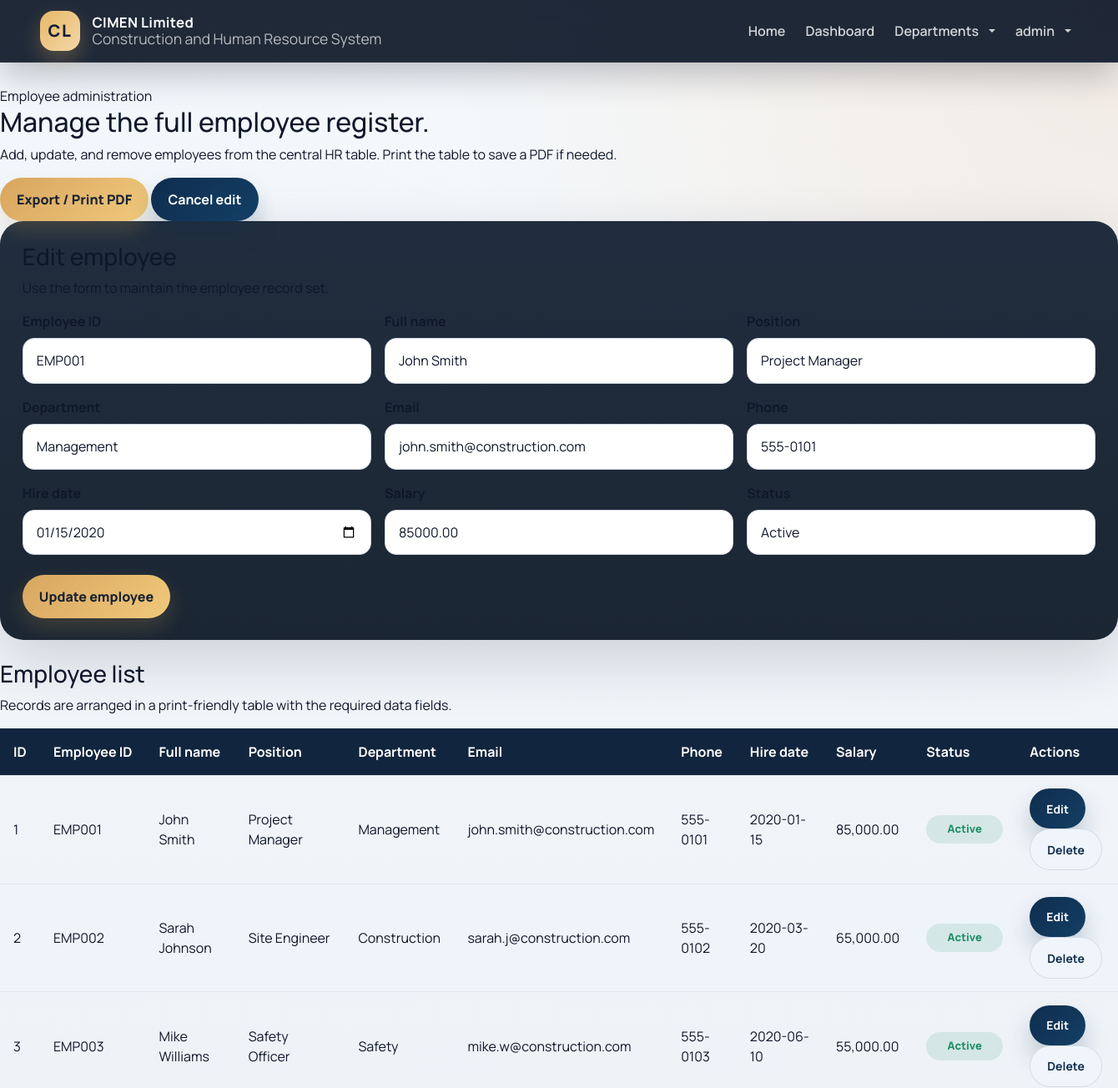
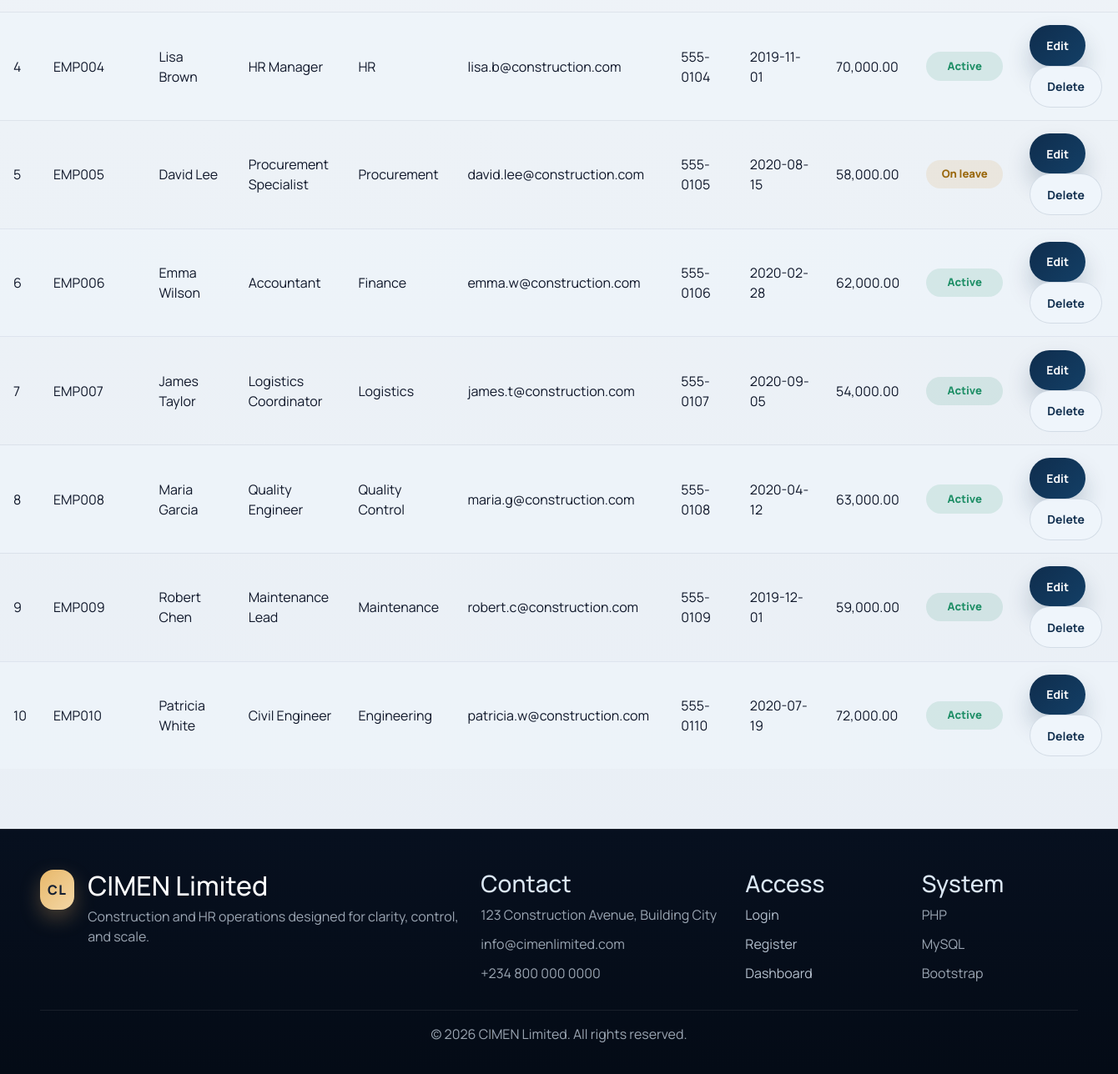
Page /admin/manage_employees.php?action=edit&id=1 (signed in) on the committed database (2 pictures, top to bottom).
### tables this page shows
CREATE TABLE IF NOT EXISTS employees (
    id INT AUTO_INCREMENT PRIMARY KEY,
    employee_id VARCHAR(20) UNIQUE NOT NULL,
    full_name VARCHAR(100) NOT NULL,
    position VARCHAR(100) NOT NULL,
    department_id INT,
    email VARCHAR(100) NOT NULL,
    phone VARCHAR(20),
    hire_date DATE,
    salary DECIMAL(10,2),
    status ENUM('active', 'inactive', 'on_leave') DEFAULT 'active',
    created_at TIMESTAMP DEFAULT CURRENT_TIMESTAMP,
    FOREIGN KEY (department_id) REFERENCES departments(id)
);

CREATE TABLE IF NOT EXISTS departments (
    id INT AUTO_INCREMENT PRIMARY KEY,
    name VARCHAR(50) NOT NULL UNIQUE
);

### admin/manage_employees.php (the view, shortened to what this page needs)
<?php
require_once '../config/database.php';
$action = $_GET['action'] ?? '';
$employeeId = isset($_GET['id']) ? (int) $_GET['id'] : 0;
$departments = [];
$departmentResult = $conn->query('SELECT id, name FROM departments ORDER BY name');
if ($departmentResult) {
    while ($department = $departmentResult->fetch_assoc()) {
        $departments[] = $department;
    }
}
$employeesQuery = $conn->query('SELECT e.*, d.name AS department_name FROM employees e LEFT JOIN departments d ON e.department_id = d.id ORDER BY e.employee_id');
$employees = $employeesQuery ? $employeesQuery->fetch_all(MYSQLI_ASSOC) : [];
$editEmployee = null;
if ($action === 'edit' && $employeeId > 0) {
    $editStmt = $conn->prepare('SELECT * FROM employees WHERE id = ? LIMIT 1');
    $editStmt->bind_param('i', $employeeId);
    $editStmt->execute();
    $editResult = $editStmt->get_result();
    $editEmployee = $editResult->fetch_assoc();
}
include '../includes/header.php';
?>
<section class="page-card animate-rise">
    <div class="page-heading">
        <div class="eyebrow">Employee administration</div>
        <h2>Manage the full employee register.</h2>
        <p>Add, update, and remove employees from the central HR table. Print the table to save a PDF if needed.</p>
    </div>
    <div class="page-actions no-print">
        <button type="button" class="btn btn-accent js-print">Export / Print PDF</button>
        <?php if ($editEmployee): ?>
            <a href="manage_employees.php" class="btn btn-outline-light">Cancel edit</a>
        <?php endif; ?>
    </div>
    <div class="auth-card mb-4 no-print">
        <div class="card-heading">
            <h3><?php echo $editEmployee ? 'Edit employee' : 'Add employee'; ?></h3>
            <p>Use the form to maintain the employee record set.</p>
        </div>
        <form method="POST" action="">
            <div class="row g-3">
                <div class="col-md-4">
                    <label class="form-label">Employee ID</label>
                    <input type="text" name="employee_id" class="form-control" value="<?php echo htmlspecialchars($editEmployee['employee_id'] ?? ''); ?>" required>
                </div>
                <div class="col-md-4">
                    <label class="form-label">Full name</label>
                    <input type="text" name="full_name" class="form-control" value="<?php echo htmlspecialchars($editEmployee['full_name'] ?? ''); ?>" required>
                </div>
                <div class="col-md-4">
                    <label class="form-label">Position</label>
                    <input type="text" name="position" class="form-control" value="<?php echo htmlspecialchars($editEmployee['position'] ?? ''); ?>" required>
                </div>
                <div class="col-md-4">
                    <label class="form-label">Department</label>
                    <select name="department_id" class="form-select" required>
                        <?php foreach ($departments as $department): ?>
                            <option value="<?php echo (int) $department['id']; ?>" <?php echo (($editEmployee['department_id'] ?? '') == $department['id']) ? 'selected' : ''; ?>><?php echo htmlspecialchars($department['name']); ?></option>
                        <?php endforeach; ?>
                    </select>
                </div>
                <div class="col-md-4">
                    <label class="form-label">Email</label>
                    <input type="email" name="email" class="form-control" value="<?php echo htmlspecialchars($editEmployee['email'] ?? ''); ?>" required>
                </div>
                <div class="col-md-4">
                    <label class="form-label">Phone</label>
                    <input type="text" name="phone" class="form-control" value="<?php echo htmlspecialchars($editEmployee['phone'] ?? ''); ?>">
                </div>
                <div class="col-md-4">
                    <label class="form-label">Hire date</label>
                    <input type="date" name="hire_date" class="form-control" value="<?php echo htmlspecialchars($editEmployee['hire_date'] ?? ''); ?>" required>
                </div>
                <div class="col-md-4">
                    <label class="form-label">Salary</label>
                    <input type="number" step="0.01" name="salary" class="form-control" value="<?php echo htmlspecialchars($editEmployee['salary'] ?? ''); ?>" required>
                </div>
                <div class="col-md-4">
                    <label class="form-label">Status</label>
                    <select name="status" class="form-select">
                        <option value="active" <?php echo (($editEmployee['status'] ?? '') === 'active') ? 'selected' : ''; ?>>Active</option>
                    </select>
                </div>
            </div>
            <div class="button-row mt-4">
                <button type="submit" name="<?php echo $editEmployee ? 'update' : 'add'; ?>" class="btn btn-accent">
                    <?php echo $editEmployee ? 'Update employee' : 'Add employee'; ?>
                </button>
            </div>
        </form>
    </div>
    <div class="table-card">
        <div class="card-heading">
            <h3>Employee list</h3>
            <p>Records are arranged in a print-friendly table with the required data fields.</p>
        </div>
        <div class="table-wrap">
            <table>
                <thead>
                    <tr>
                        <th>ID</th>
                        <th>Employee ID</th>
                        <th>Full name</th>
                        <th>Position</th>
                        <th>Department</th>
                        <th>Email</th>
                        <th>Phone</th>
                        <th>Hire date</th>
                        <th>Salary</th>
                        <th>Status</th>
                        <th class="no-print">Actions</th>
                    </tr>
                </thead>
                <tbody>
                    <?php foreach ($employees as $employee): ?>
                        <tr>
                            <td><?php echo (int) $employee['id']; ?></td>
                            <td><?php echo htmlspecialchars($employee['employee_id']); ?></td>
                            <td><?php echo htmlspecialchars($employee['full_name']); ?></td>
                            <td><?php echo htmlspecialchars($employee['position']); ?></td>
                            <td><?php echo htmlspecialchars($employee['department_name'] ?? ''); ?></td>
                            <td><?php echo htmlspecialchars($employee['email']); ?></td>
                            <td><?php echo htmlspecialchars($employee['phone']); ?></td>
                            <td><?php echo htmlspecialchars($employee['hire_date']); ?></td>
                            <td><?php echo number_format((float) $employee['salary'], 2); ?></td>
                            <td>
                                <span class="status-chip <?php echo $employee['status'] === 'active' ? 'status-active' : ($employee['status'] === 'inactive' ? 'status-inactive' : 'status-leave'); ?>">
                                    <?php echo htmlspecialchars(ucfirst(str_replace('_', ' ', $employee['status']))); ?>
                                </span>
                            </td>
                            <td class="no-print">
                                <div class="action-row">
                                    <a href="?action=edit&id=<?php echo (int) $employee['id']; ?>" class="btn btn-outline-light btn-sm">Edit</a>
                                    <a href="?delete=<?php echo (int) $employee['id']; ?>" class="btn btn-outline-secondary btn-sm" data-confirm="Delete this employee?">Delete</a>
                                </div>
                            </td>
                        </tr>
                    <?php endforeach; ?>
                </tbody>
            </table>
        </div>
    </div>
</section>
<?php include '../includes/footer.php'; ?>

### css/style.css (style rules this page uses)
:root { --page-bg: #0b1220; --page-surface: rgba(10, 16, 30, 0.68); --card-bg: rgba(255, 255, 255, 0.92); --card-border: rgba(148, 163, 184, 0.18); --ink: #0f172a; --muted: #64748b; --primary: #0f2d4d; --primary-2: #133f66; --accent: #d8a55f; --accent-2: #d6f0ff; --success: #1f8f67; --danger: #c2414f; --soft: #eef4fb; --shadow: 0 24px 70px rgba(15, 23, 42, 0.16); --radius-xl: 28px; --radius-lg: 22px; --radius-md: 16px; --radius-sm: 12px; }
* { box-sizing: border-box; }
html { scroll-behavior: smooth; }
body { margin: 0; font-family: 'Manrope', 'Segoe UI', sans-serif; color: var(--ink); background: radial-gradient(circle at top left, rgba(214, 240, 255, 0.18), transparent 30%), radial-gradient(circle at top right, rgba(216, 165, 95, 0.16), transparent 28%), linear-gradient(180deg, #f7f9fc 0%, #edf2f7 56%, #e8eef5 100%); min-height: 100vh; }
body::before { content: ""; position: fixed; inset: 0; pointer-events: none; background-image: linear-gradient(rgba(15, 23, 42, 0.02) 1px, transparent 1px), linear-gradient(90deg, rgba(15, 23, 42, 0.02) 1px, transparent 1px); background-size: 60px 60px; mask-image: linear-gradient(180deg, rgba(0, 0, 0, 0.08), transparent 85%); opacity: 0.5; }
a { color: inherit; }
.auth-card { padding: clamp(1.3rem, 2vw, 2rem); border: 1px solid var(--line); background: linear-gradient(180deg, rgba(24, 37, 54, 0.96) 0%, rgba(18, 29, 43, 0.96) 100%); box-shadow: var(--shadow); border-radius: var(--radius-xl); }
.btn-accent, .btn.btn-accent { background: linear-gradient(135deg, var(--accent), #f0c97c); color: #1a2430; border: none; font-weight: 800; box-shadow: 0 10px 24px rgba(215, 168, 75, 0.2); }
.form-control, .form-select, .auth-panel input, .auth-panel textarea, .auth-panel select, .login-panel input, .login-panel textarea, .login-panel select, .register-panel input, .register-panel textarea, .register-panel select, .container input, .container textarea, .container select, .section-card input, .section-card textarea, .section-card select { width: 100%; border-radius: 14px; border: 1px solid #cfd8e3; background: #fff; padding: 0.9rem 1rem; color: var(--ink); transition: border-color 0.2s ease, box-shadow 0.2s ease, transform 0.2s ease; }
label, .form-label { display: inline-block; margin-bottom: 0.5rem; font-weight: 700; color: var(--ink); }
.btn, button.btn, input[type="submit"], input[type="button"] { border-radius: 999px; font-weight: 700; padding: 0.85rem 1.25rem; transition: transform 0.2s ease, box-shadow 0.2s ease, background-color 0.2s ease; }
.btn-primary, .btn, .btn-success { background: linear-gradient(135deg, var(--primary) 0%, var(--primary-2) 100%); border: 0; color: #fff; box-shadow: 0 16px 28px rgba(15, 45, 77, 0.22); }
.btn-secondary, .btn-outline-secondary { background: #eff5fb; color: var(--primary); border: 1px solid rgba(15, 45, 77, 0.12); box-shadow: none; }
table, .table { width: 100%; border-collapse: collapse; margin-bottom: 0; }
table thead th, .table thead th { background: #12253e; color: #fff; font-weight: 700; border: 0; padding: 1rem; white-space: nowrap; }
table tbody td, .table tbody td { padding: 0.95rem 1rem; border-top: 1px solid rgba(148, 163, 184, 0.18); vertical-align: middle; }
table tbody tr:nth-child(even), .table tbody tr:nth-child(even) { background: rgba(238, 244, 251, 0.65); }
.status-chip { display: inline-flex; align-items: center; justify-content: center; min-width: 92px; padding: 0.45rem 0.8rem; border-radius: 999px; font-size: 0.82rem; font-weight: 800; }
.status-active { background: rgba(31, 143, 103, 0.12); color: var(--success); }
.status-leave { background: rgba(216, 165, 95, 0.16); color: #9a680d; }
.animate-rise { animation: riseIn 0.65s ease both; }

### rows in the picture
employees: employee_id "EMP001", full_name "John Smith", position "Project Manager", department_id "Management", email "john.smith@construction.com", phone "555-0101", hire_date "01/15/2020", salary "85000.00", status "Active", id "1", employee "EMP001", department.name "Management", hire_date "2020-01-15", salary "85,000.00"
employees: id "2", employee "EMP002", full_name "Sarah Johnson", position "Site Engineer", department.name "Construction", email "sarah.j@construction.com", phone "555-0102", hire_date "2020-03-20", salary "65,000.00", status "Active"
employees: id "3", employee "EMP003", full_name "Mike Williams", position "Safety Officer", department.name "Safety", email "mike.w@construction.com", phone "555-0103", hire_date "2020-06-10", salary "55,000.00", status "Active"
employees: id "4", employee "EMP004", full_name "Lisa Brown", position "HR Manager", department.name "HR", email "lisa.b@construction.com", phone "555-0104", hire_date "2019-11-01", salary "70,000.00", status "Active"
employees: id "5", employee "EMP005", full_name "David Lee", position "Procurement Specialist", department.name "Procurement", email "david.lee@construction.com", phone "555-0105", hire_date "2020-08-15", salary "58,000.00", status "On leave"
employees: id "6", employee "EMP006", full_name "Emma Wilson", position "Accountant", department.name "Finance", email "emma.w@construction.com", phone "555-0106", hire_date "2020-02-28", salary "62,000.00", status "Active"
employees: id "7", employee "EMP007", full_name "James Taylor", position "Logistics Coordinator", department.name "Logistics", email "james.t@construction.com", phone "555-0107", hire_date "2020-09-05", salary "54,000.00", status "Active"
employees: id "8", employee "EMP008", full_name "Maria Garcia", position "Quality Engineer", department.name "Quality Control", email "maria.g@construction.com", phone "555-0108", hire_date "2020-04-12", salary "63,000.00", status "Active"
employees: id "9", employee "EMP009", full_name "Robert Chen", position "Maintenance Lead", department.name "Maintenance", email "robert.c@construction.com", phone "555-0109", hire_date "2019-12-01", salary "59,000.00", status "Active"
employees: id "10", employee "EMP010", full_name "Patricia White", position "Civil Engineer", department.name "Engineering", email "patricia.w@construction.com", phone "555-0110", hire_date "2020-07-19", salary "72,000.00", status "Active"

### other values in the picture
$_SESSION['username'] "admin"
